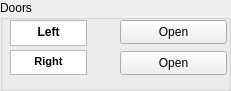
     <widget class="QGroupBox" name="door_box">
      <property name="geometry">
       <rect>
        <x>20</x>
        <y>370</y>
        <width>231</width>
        <height>91</height>
       </rect>
      </property>
      <property name="title">
       <string>Doors</string>
      </property>
      <widget class="QTextBrowser" name="right_txt">
       <property name="geometry">
        <rect>
         <x>10</x>
         <y>50</y>
         <width>77</width>
         <height>25</height>
        </rect>
       </property>
       <property name="html">
        <string>&lt;!DOCTYPE HTML PUBLIC &quot;-//W3C//DTD HTML 4.0//EN&quot; &quot;http://www.w3.org/TR/REC-html40/strict.dtd&quot;&gt;
&lt;html&gt;&lt;head&gt;&lt;meta name=&quot;qrichtext&quot; content=&quot;1&quot; /&gt;&lt;style type=&quot;text/css&quot;&gt;
p, li { white-space: pre-wrap; }
&lt;/style&gt;&lt;/head&gt;&lt;body style=&quot; font-family:'MS Shell Dlg 2'; font-size:10pt; font-weight:400; font-style:normal;&quot;&gt;
&lt;p align=&quot;center&quot; style=&quot; margin-top:0px; margin-bottom:0px; margin-left:0px; margin-right:0px; -qt-block-indent:0; text-indent:0px;&quot;&gt;&lt;span style=&quot; font-size:8.25pt; font-weight:696;&quot;&gt;Right&lt;/span&gt;&lt;/p&gt;&lt;/body&gt;&lt;/html&gt;</string>
       </property>
      </widget>
      <widget class="QTextBrowser" name="left_txt">
       <property name="geometry">
        <rect>
         <x>10</x>
         <y>20</y>
         <width>77</width>
         <height>26</height>
        </rect>
       </property>
       <property name="font">
        <font>
         <pointsize>11</pointsize>
         <weight>75</weight>
         <bold>true</bold>
        </font>
       </property>
       <property name="html">
        <string>&lt;!DOCTYPE HTML PUBLIC &quot;-//W3C//DTD HTML 4.0//EN&quot; &quot;http://www.w3.org/TR/REC-html40/strict.dtd&quot;&gt;
&lt;html&gt;&lt;head&gt;&lt;meta name=&quot;qrichtext&quot; content=&quot;1&quot; /&gt;&lt;style type=&quot;text/css&quot;&gt;
p, li { white-space: pre-wrap; }
&lt;/style&gt;&lt;/head&gt;&lt;body style=&quot; font-family:'MS Shell Dlg 2'; font-size:11pt; font-weight:600; font-style:normal;&quot;&gt;
&lt;p align=&quot;center&quot; style=&quot; margin-top:0px; margin-bottom:0px; margin-left:0px; margin-right:0px; -qt-block-indent:0; text-indent:0px;&quot;&gt;&lt;span style=&quot; font-family:'Segoe UI'; font-size:9pt; font-weight:696;&quot;&gt;Left&lt;/span&gt;&lt;/p&gt;&lt;/body&gt;&lt;/html&gt;</string>
       </property>
      </widget>
      <widget class="QPushButton" name="left_button">
       <property name="geometry">
        <rect>
         <x>120</x>
         <y>20</y>
         <width>107</width>
         <height>24</height>
        </rect>
       </property>
       <property name="text">
        <string>Open</string>
       </property>
      </widget>
      <widget class="QPushButton" name="right_button">
       <property name="geometry">
        <rect>
         <x>120</x>
         <y>51</y>
         <width>107</width>
         <height>24</height>
        </rect>
       </property>
       <property name="text">
        <string>Open</string>
       </property>
      </widget>
     </widget>
